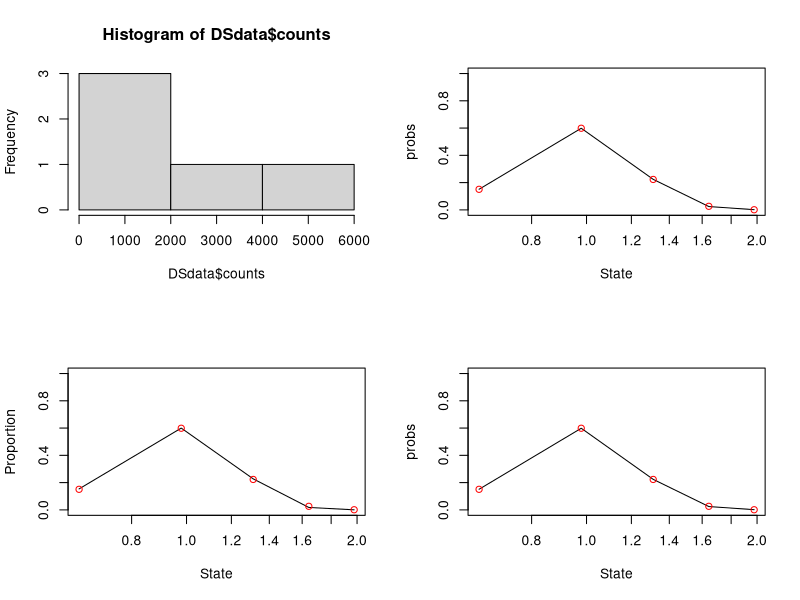
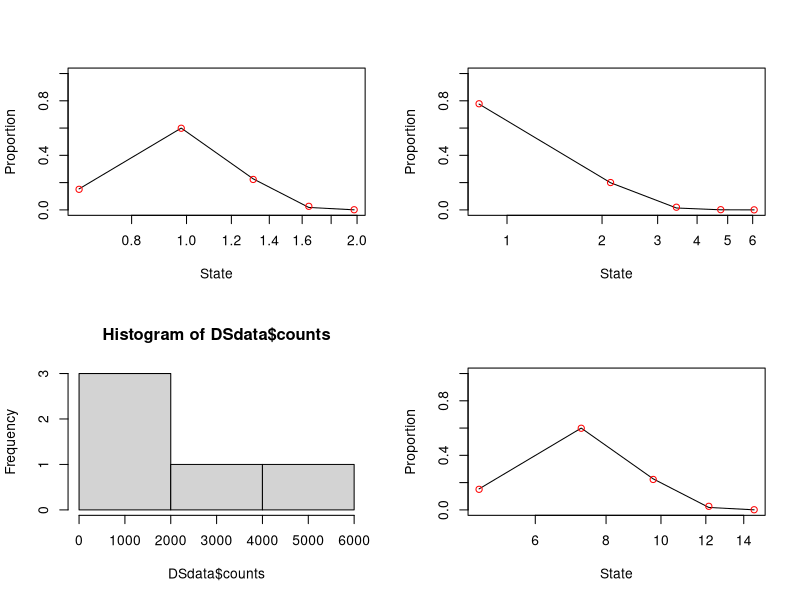
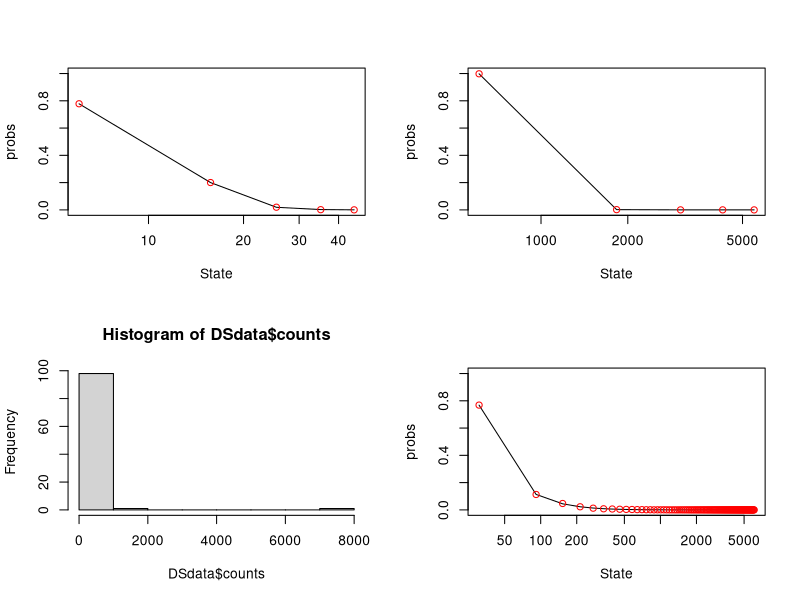

Generate these figures, in order, with R:
# ------- Demonstrates numerical integration of DS data ---- 

rm( list = ls() )

# --- Custom function to create binned data ---
robhist <- function( x, breaks) {		
		xmin <- min(x)#computes the minmum value of a vector
		xmax <- max(x)#computes the maximun value of a vector
		step <- (xmax - xmin) / breaks # takes difference and / by the user defined number of breaks
		intervals <- seq(xmin, xmax, by = step) # uses the size of step to make all the points inbetween the min and max
		countfun <- function( i ) length( intersect( which( x > intervals[i]), which( x < intervals[i+1] ) ) ) 
    # intersection gives the numbers that overlap between the data sets
    #gives back a vector that is then used in the sapply as the function in sapply 
		dx <- sapply( c(1: (length( intervals) - 1) ), countfun)
    #dx gives a vector back not a list, using sapply fuinction 
		return( list( counts = dx, breaks = intervals) )	
    #so counts is a vector of the number of weeds in a plot?
    #breaks is the size along the x axies 
	}


# --- Integrates log-normal ----
lnormFun <- function( breaks, lmean, lvar ) {
		
		n <- length(breaks)	
		starts <- breaks[1:(n-1)] 
		ends <-  breaks[ 2:n]  
		probs <- plnorm( ends, lmean, lvar) - plnorm( starts, lmean, lvar )
    #ends= vector of quantiles, lmean=mean log, lvar= sd log 
    #probs = dumlative density function for the difference in the final break and the start break
		return( probs)
	
	}
	
	
# --- Optimizes the lognormal function for data and given breaks --- 	
optlnormFun <- function( ds, breaks, init = c(1, 1) ) {
	
	# --- Function that is optimised, crudely based on least squares --- 
	optFun <- function( pars) {
		 lmean <- pars[1]
		 lvar <-pars[2]
		 probs <- lnormFun( breaks, lmean, lvar )
		 ssq <-  ( ds - probs )^2
		 return( sum( ssq) )
	}
	
	ds <- ds / sum(ds)
	op <- optim( init, optFun)
	n <- length(breaks)
	lmean <- op$par[1]
	lvar <- op$par[2]
	starts <-  breaks[1:(n-1)] 
	ends <-  breaks[ 2:n] 
	
	probs <- plnorm(ends, lmean, lvar) - plnorm(starts, lmean, lvar)
	
	x <- seq(min(breaks), max(breaks), by = (max(breaks) - min(breaks)) / 100)
	fx <-  plnorm(x[2:length(x) ], lmean, lvar) - plnorm(x[1:(length(x)-1)], lmean, lvar) ###have checked and not needed..
	plot( ( breaks[1:(length(breaks)-1) ]  + breaks[ 2:length(breaks)  ] ) / 2, probs, type = "l" , log = "x",
		xlab = "State", ylim = c(0,1))
	points( ( breaks[1:(length(breaks)-1) ]  + breaks[ 2:length(breaks)  ] ) / 2, ds, col= "red" )
	mean <- exp( lmean + 0.5 * lvar )
	var <- ( exp( lvar ) - 1 ) * exp( 2 * lmean + lvar )
	
	return( list( lmean = lmean, lvar = lvar, mean = mean, var = var, probs = probs, ds = ds) )	
}


# ---- Integrates Gamma Function --- 
GammaFun <- function( breaks, shape, rate ) {
		n <- length(breaks)
		starts <- breaks[1:(n-1)] 
		ends <-  breaks[ 2:n]  
		probs <- pgamma(ends, shape, rate) - pgamma(starts, shape, rate)
		return( probs )
	}
	

# --- Optimizes the gamma function for data and given breaks --- 	
optGammaFun <- function( ds, breaks, init = c(1, 1) ) {
	
	# --- Function that is optimised, crudely based on least squares --- 
	optFun <- function( pars) {
		 shape <- pars[1]
		 rate <-pars[2]
		 probs <- GammaFun( breaks, shape, rate)
		 ssq <-  ( ds - probs )^2
		 
		 return( sum( ssq) )
	}
	
	ds <- ds / sum(ds)
	op <- optim( init, optFun)
	n <- length(breaks)
	shape <- op$par[1]
	rate <- op$par[2]
	starts <-  breaks[1:(n-1)] 
	ends <-  breaks[ 2:n] 
	
	probs <- pgamma(ends, shape, rate) - pgamma(starts, shape, rate)
	
	x <- seq(min(breaks), max(breaks), by = (max(breaks) - min(breaks)) / 100)
	fx <-  pgamma(x[2:length(x) ], shape, rate) - pgamma(x[1:(length(x)-1)], shape, rate)
	plot( ( breaks[1:(length(breaks)-1) ]  + breaks[ 2:length(breaks)  ] ) / 2, probs, type = "l" , log = "x",
		xlab = "State", ylab = "Proportion", ylim = c(0,1))
	points( ( breaks[1:(length(breaks)-1) ]  + breaks[ 2:length(breaks)  ] ) / 2, ds, col= "red" )
	mean <- shape / rate
	var <- shape / rate^2
	
	return( list(shape = shape, rate = rate, mean = mean, var = var, probs = probs, ds = ds) )
	
}





# ------- run some code ------ 


# Generate data with known parameters
set.seed(1)
par(mfrow=c(2,2))

# the SDlog value dictates the shape of the graph 

x <- rlnorm( 10000, 0, sdlog = 0.2) # the mean log of 0 gives a mean of 1 

# Coarsen the data
breaks <- 5
DSdata <- robhist( x, breaks) 
hist(DSdata$counts)

# Fit a model to the coarsened data
optlnormFun( DSdata$counts, DSdata$breaks)
# for the gamma 
optGammaFun(DSdata$counts, DSdata$breaks)

mean_log =optlnormFun( DSdata$counts, DSdata$breaks)$mean
mean_gamma =optGammaFun(DSdata$counts, DSdata$breaks)$mean
diff_mean_log= mean_log-1
diff_mean_gamma= mean_gamma-1

if (diff_mean_log < diff_mean_gamma) { print("log is closer to the mean")}  else { print("gamma is closer to the mean")}

set.seed(1)
x <- rlnorm( 10000, 0, 0.5 )

bks <- 5
DSdata <- robhist( x, bks) 

optGammaFun( DSdata$counts, DSdata$breaks)




set.seed(1)
x <- rlnorm( 10000, 2, 0.2 )

bks <- 5
DSdata <- robhist( x, bks) 
hist(DSdata$counts)

optGammaFun( DSdata$counts, DSdata$breaks)



set.seed(1)
x <- rlnorm( 10000, 2, 0.5 )

bks <- 5
DSdata <- robhist( x, bks) 

optlnormFun( DSdata$counts, DSdata$breaks)



# This one ^^^!^!^!^ is harder to fit to 5 states
set.seed(1)
x <- rlnorm( 10000, 3, 1.5 ) # originally 10000,3,1.5

bks <- 5
DSdata <- robhist( x, bks) 

optlnormFun( DSdata$counts, DSdata$breaks)


# Needs more states...... 


bks <- 100
DSdata <- robhist( x, bks) 
hist(DSdata$counts)

optlnormFun( DSdata$counts, DSdata$breaks)






